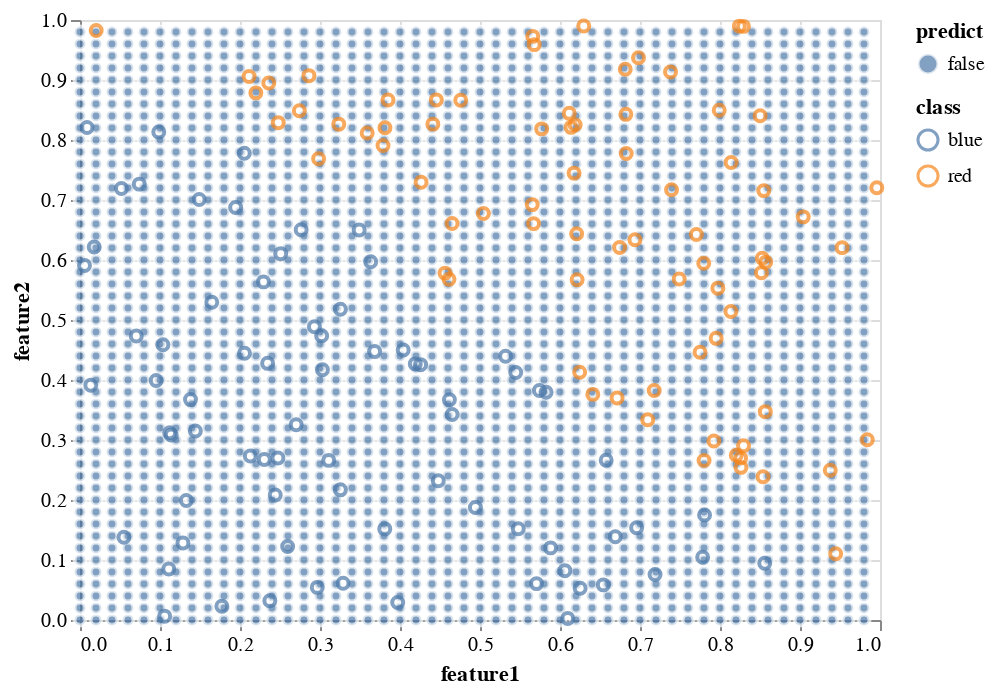

The code cell stored with this chart in its notebook:
### Code cell
chart = (alt.Chart(df)
    .mark_point()
    .encode(
        x = "feature1",
        y = "feature2",
        color="class",
    ))
chart2 = (alt.Chart(all_df)
    .mark_point(color="white")
    .encode(
        x = "feature1",
        y = "feature2",
        fill = "predict",
    ))
chart2 + chart

### Figure 1 — Vega-Lite specification as saved in the notebook (floating-point values rounded to 4 significant figures; data arrays with more than 128 entries replaced by an {"elided": "..."} marker saying what was removed)
{"config": {"view": {"continuousWidth": 400, "continuousHeight": 300}}, "layer": [{"data": {"name": "data-6a27048698601f3b82dea1f4d04d881d"}, "mark": {"type": "point", "color": "white"}, "encoding": {"fill": {"type": "nominal", "field": "predict"}, "x": {"type": "quantitative", "field": "feature1"}, "y": {"type": "quantitative", "field": "feature2"}}}, {"data": {"name": "data-5d61f96ab6b6331c8303c82dcd8e9386"}, "mark": "point", "encoding": {"color": {"type": "nominal", "field": "class"}, "x": {"type": "quantitative", "field": "feature1"}, "y": {"type": "quantitative", "field": "feature2"}}}], "$schema": "https://vega.github.io/schema/vega-lite/v4.8.1.json", "datasets": {"data-6a27048698601f3b82dea1f4d04d881d": {"elided": "2500 records"}, "data-5d61f96ab6b6331c8303c82dcd8e9386": {"elided": "150 records"}}}
